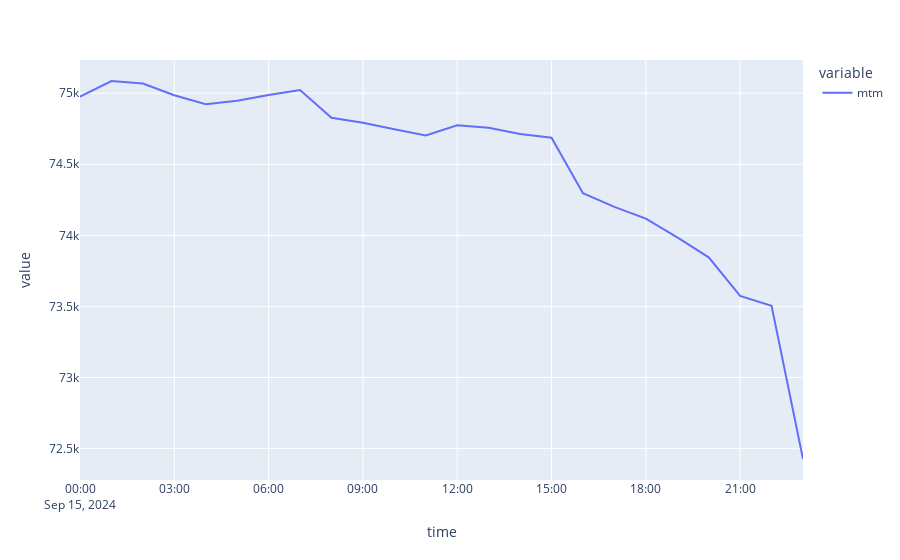

Here is the notebook cell this chart was saved with:
### Code cell
res.resample('1h').last().mtm.plot()

### Figure 1 — Plotly figure (JSON) as saved in the notebook; plotly's stock layout.template omitted (floating-point values rounded to 4 significant figures)
{"data": [{"hovertemplate": "variable=mtm<br>time=%{x}<br>value=%{y}<extra></extra>", "legendgroup": "mtm", "line": {"color": "#636efa", "dash": "solid"}, "marker": {"symbol": "circle"}, "mode": "lines", "name": "mtm", "orientation": "v", "showlegend": true, "type": "scatter", "x": ["2024-09-15T00:00:00", "2024-09-15T01:00:00", "2024-09-15T02:00:00", "2024-09-15T03:00:00", "2024-09-15T04:00:00", "2024-09-15T05:00:00", "2024-09-15T06:00:00", "2024-09-15T07:00:00", "2024-09-15T08:00:00", "2024-09-15T09:00:00", "2024-09-15T10:00:00", "2024-09-15T11:00:00", "2024-09-15T12:00:00", "2024-09-15T13:00:00", "2024-09-15T14:00:00", "2024-09-15T15:00:00", "2024-09-15T16:00:00", "2024-09-15T17:00:00", "2024-09-15T18:00:00", "2024-09-15T19:00:00", "2024-09-15T20:00:00", "2024-09-15T21:00:00", "2024-09-15T22:00:00", "2024-09-15T23:00:00"], "xaxis": "x", "y": [74980.0, 75090.0, 75070.0, 74990.0, 74920.0, 74950.0, 74990.0, 75020.0, 74830.0, 74790.0, 74750.0, 74700.0, 74770.0, 74760.0, 74710.0, 74690.0, 74300.0, 74200.0, 74120.0, 73990.0, 73850.0, 73570.0, 73500.0, 72430.0], "yaxis": "y"}], "layout": {"legend": {"title": {"text": "variable"}, "tracegroupgap": 0}, "margin": {"t": 60}, "xaxis": {"anchor": "y", "domain": [0, 1], "title": {"text": "time"}}, "yaxis": {"anchor": "x", "domain": [0, 1], "title": {"text": "value"}}}}
